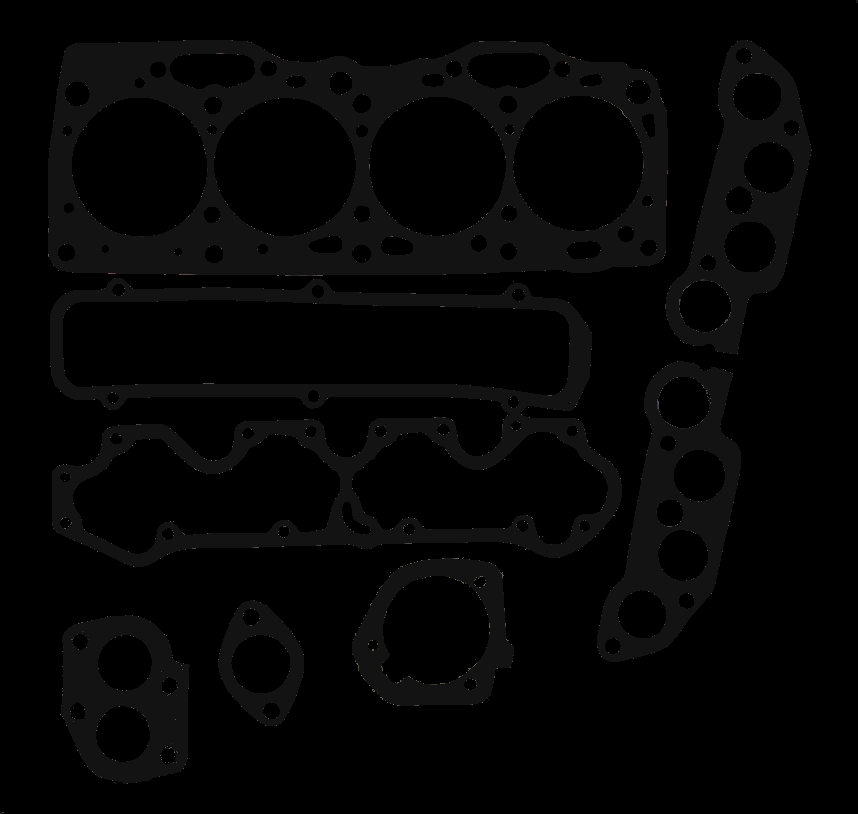
#> input picture .agents/skills/sevel-freecad-vision/assets/source_head_gasket.png, 858 x 814 px
$ python gasket_extract.py ../assets/source_head_gasket.png
#> lines starting #> are read from the running program, lines starting #| are printed output that depends on the picture; after the words box and inside, x2 and y2 are one past the last pixel; in counts of white or black regions, pixels touching at a corner belong together
#!/usr/bin/env python3
"""Convert a transparent gasket collage PNG into a cautiously calibrated 2D CAD reference.

Dependencies: numpy, opencv-python[-headless], Pillow.
Assumptions: 4 recognizable large circular holes in the largest connected component.
The source raster is a photograph/product image, NOT a dimensioned manufacturing drawing.
This tool does NOT undo a possible projective distortion nor know actual gasket clearance.

Creates:
  head_gasket_analytic.svg -- independent outer contour, 4 analytic bore circles,
                              and individual hole paths (for editing in Inkscape/FreeCAD)
  head_gasket_geometry.json -- OpenCV-derived, millimeter-valued geometric inputs
  head_gasket_overlay.png -- raster reference + detected ellipse / output circle comparison
  head_gasket_report.json -- diagnostics, assumptions and provenance

Example:
  python gasket_extract.py source.png --output build/gasket --nominal-bore-mm 86.4
  python gasket_extract.py source.png --output build/gasket --actual-opening-mm 87.0
"""
from __future__ import annotations

import argparse
import json
from pathlib import Path
from typing import Any

import cv2
import numpy as np
from PIL import Image, ImageDraw


def foreground_mask(image_path: Path, alpha_threshold: int = 128) -> np.ndarray:
#> called with alpha_threshold = 128
    image = cv2.imread(str(image_path), cv2.IMREAD_UNCHANGED)
#> image is the input picture: shape (814, 858, 4); mean B, G, R, A 4.9, 4.6, 4.6, 60
    if image is None:
        raise FileNotFoundError(f"Could not read: {image_path}")
    if image.ndim == 3 and image.shape[2] == 4:
        # The supplied PNG is RGBA with transparent background; RGB is nearly black.
        return np.uint8(image[:, :, 3] >= alpha_threshold) * 255
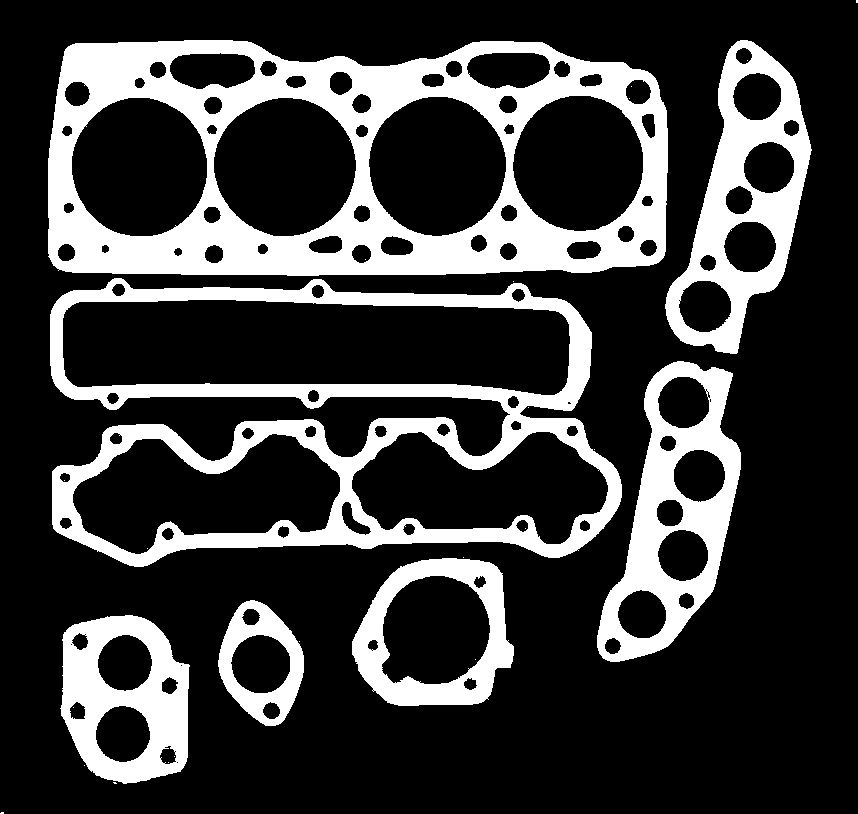
#> returned value: shape (814, 858); 23.5% white; 27 white regions (20 under 20 px), largest, box (x1, y1, x2, y2) and area: (48, 40, 668, 276) 63997, (50, 278, 622, 567) 40396, (597, 361, 741, 662) 16761
    if image.ndim == 3:
        gray = cv2.cvtColor(image, cv2.COLOR_BGR2GRAY)
    else:
        gray = image
    _, thresholded = cv2.threshold(gray, 0, 255, cv2.THRESH_BINARY + cv2.THRESH_OTSU)
    # Assume the largest region of the border is background, not gasket material.
    borders = np.concatenate([thresholded[0, :], thresholded[-1, :],
                              thresholded[:, 0], thresholded[:, -1]])
    background_is_white = float(np.mean(borders >= 128)) >= 0.5
    return cv2.bitwise_not(thresholded) if background_is_white else thresholded


def segment_components(mask: np.ndarray, min_area: int = 1000) -> tuple[np.ndarray, list[dict[str, Any]]]:
#> called with min_area = 1000
    count, labels, stats, centers = cv2.connectedComponentsWithStats(mask, 8)
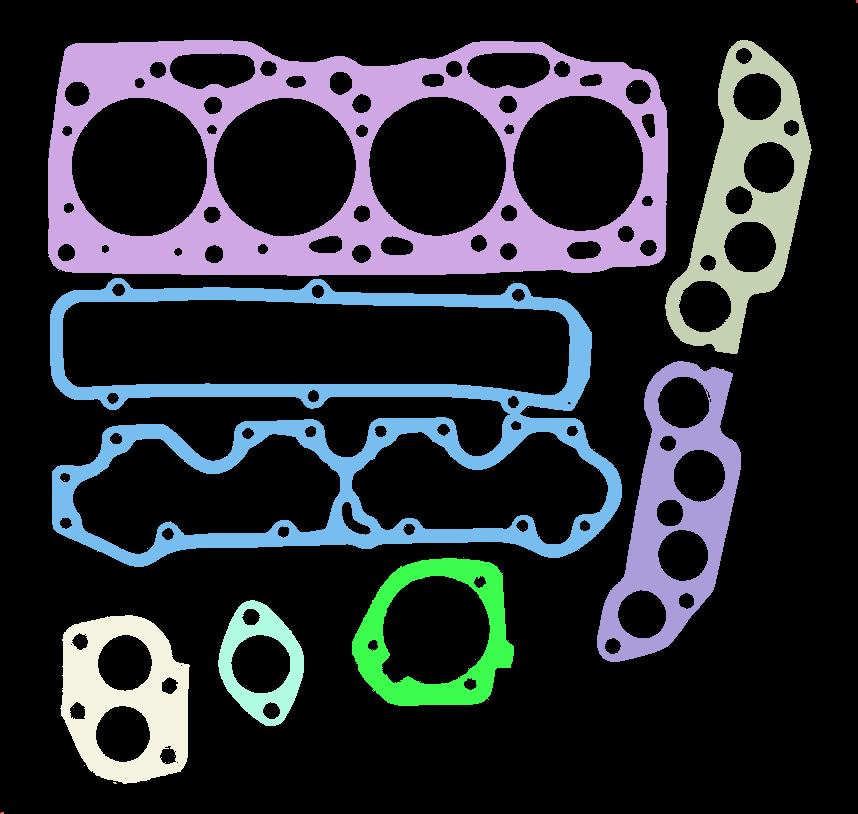
#> labels: shape (814, 858) int32; 28 distinct labels, from 0 to 27; one colour per label, 0 black
#> count = 28; stats = 28 rows, first 6: [0, 0, 858, 814, 533946], [856, 0, 2, 3, 6], [48, 40, 620, 236, 63997], [665, 40, 147, 314, 16750], [747, 60, 1, 1, 1], [631, 86, 1, 1, 1]; centers = 28 pairs, first value 1.71 to 856.5, second value 1 to 812.6
    comps = []
    for label in range(1, count):
        area = int(stats[label, cv2.CC_STAT_AREA])
        if area < min_area:
            continue
        x, y, w, h = [int(v) for v in stats[label, :4]]
        comps.append({"label": label, "area_px": area, "bbox_px": [x, y, w, h],
                      "centroid_px": [float(v) for v in centers[label]]})
#> this loop made 27 passes
#> (area, x, y, w, h) on passes 2, 3, 8, 10, 17, 18, 19: (63997, 48, 40, 620, 236), (16750, 665, 40, 147, 314), (40396, 50, 278, 572, 289), (16761, 597, 361, 144, 301), (9434, 352, 558, 162, 148), (4540, 218, 600, 86, 126), (12552, 60, 615, 130, 169)
#> after the loop, comps = 7 items
    comps.sort(key=lambda x: x["area_px"], reverse=True)
    return labels, comps


def contour_metrics(contour: np.ndarray) -> dict[str, float | list[float]]:
    if len(contour) < 5:
        raise ValueError("Contour too short to fit an ellipse")
    (x, y), (a, b), angle = cv2.fitEllipse(contour)
    return {"center_px": [float(x), float(y)],
            "diameters_px": [float(min(a, b)), float(max(a, b))],
            "angle_deg": float(angle),
            "ovalization_fraction": float(max(a, b)/min(a, b) - 1.0),
            "contour_area_px2": float(cv2.contourArea(contour))}


def _polygon_valid(points: list[list[float]]) -> bool:
    # Optional Shapely diagnostic if present; otherwise deterministic segment intersection test.
    if len(points) < 3:
        return False
    try:
        from shapely.geometry import Polygon  # optional, not required
        p = Polygon(points)
        return bool(p.is_valid and p.area > 0)
    except ImportError:
        pass

    def orient(a, b, c):
        return (b[0]-a[0])*(c[1]-a[1]) - (b[1]-a[1])*(c[0]-a[0])

    # [10 lines left out: functions on_segment, crosses, not called in this run]

    n = len(points)
    for i in range(n):
        a, b = points[i], points[(i+1)%n]
        if a == b:
            return False
        for j in range(i+1,n):
            if abs(j-i) <= 1 or (i == 0 and j == n-1):
                continue
            c, d = points[j], points[(j+1)%n]
            if crosses(a,b,c,d):
                return False
    return True


def approx_points(contour: np.ndarray, epsilon_px: float) -> list[list[float]]:
    """Simplify while rejecting self-intersections; may increase epsilon to remove pixel spikes."""
    last = None
    for eps in [epsilon_px, epsilon_px*1.2, epsilon_px*1.5, epsilon_px*2, epsilon_px*3]:
        poly = cv2.approxPolyDP(contour, eps, True)
        result = [[float(x), float(y)] for x, y in poly[:, 0]]
        last = result
        if _polygon_valid(result):
            return result
    raise ValueError(f"Contour could not become a simple polygon ({len(last or [])} points). Review raster cleanup")


def svg_path(points_mm: list[list[float]]) -> str:
    return "M " + " L ".join(f"{x:.5f},{y:.5f}" for x, y in points_mm) + " Z"


def parse_args() -> argparse.Namespace:
    parser = argparse.ArgumentParser(description=__doc__, formatter_class=argparse.RawDescriptionHelpFormatter)
    parser.add_argument("source", type=Path, help="RGBA or high-contrast gasket image")
    parser.add_argument("--output", type=Path, default=Path("build/gasket"), help="Output directory")
    parser.add_argument("--nominal-bore-mm", type=float, default=86.4,
                        help="Known cylinder bore (manual); used as approximate image scale when gasket opening is unknown")
    parser.add_argument("--actual-opening-mm", type=float, default=None,
                        help="Measured diameter of the GASKET opening; overrides the nominal bore as calibration reference")
    parser.add_argument("--alpha-threshold", type=int, default=128)
    parser.add_argument("--epsilon-px", type=float, default=1.0,
                        help="Max distance for Douglas-Peucker simplification of non-circular contours")
    parser.add_argument("--component-index", type=int, default=0,
                        help="Component by decreasing filled area: 0 is the largest")
    parser.add_argument("--bore-count", type=int, default=4)
    parser.add_argument("--keep-image-skew", action="store_true", help="Keep bore centers at their raw image Y coordinates instead of aligning their model centers")
    return parser.parse_args()


def convert(args: argparse.Namespace) -> dict[str, Any]:
    if args.nominal_bore_mm <= 0 or (args.actual_opening_mm is not None and args.actual_opening_mm <= 0):
        raise ValueError("Bore/opening diameters must be positive")
    if args.epsilon_px <= 0:
        raise ValueError("epsilon-px must be positive")
    args.output.mkdir(parents=True, exist_ok=True)
    mask = foreground_mask(args.source, args.alpha_threshold)
    labels, components = segment_components(mask)
#> components = 7 items
    if not components or args.component_index >= len(components) or args.component_index < 0:
        raise ValueError("No matching connected component; inspect source and thresholds")
    chosen = components[args.component_index]
#> chosen = {'label': 2, 'area_px': 63997, 'bbox_px': [48, 40, 620, 236], 'centroid_px': [344.6, 166.1]}
    component_mask = np.uint8(labels == chosen["label"]) * 255
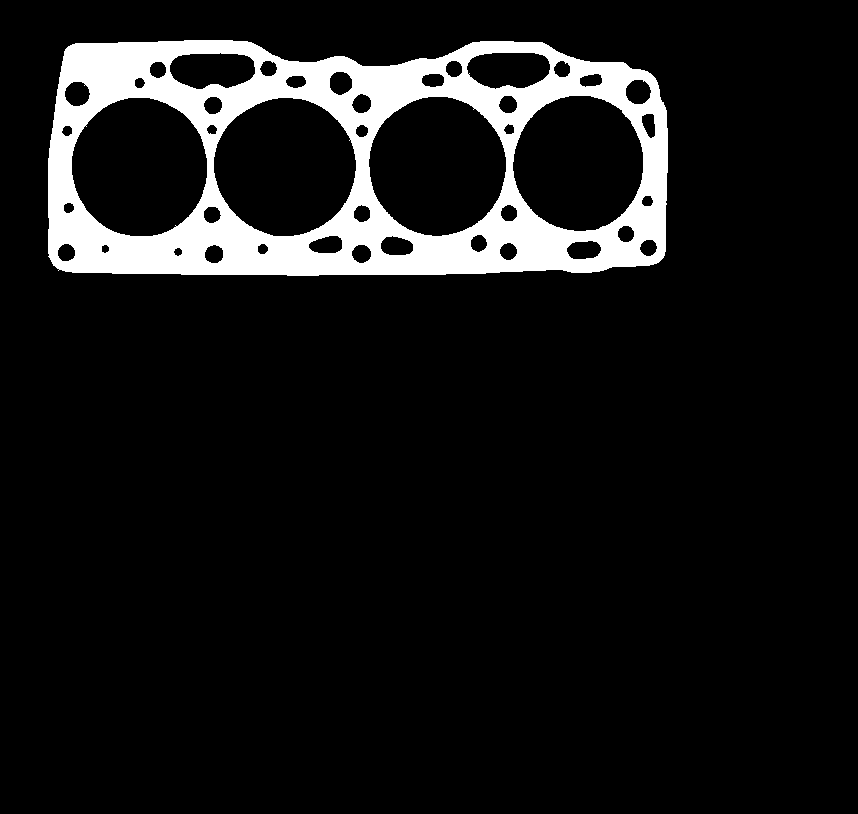
#> component_mask: shape (814, 858); 9.2% white; 1 white region
    contours, hierarchy = cv2.findContours(component_mask, cv2.RETR_CCOMP, cv2.CHAIN_APPROX_SIMPLE)
#> contours = 44 contours; largest, box (x1, y1, x2, y2) and area: (48, 40, 668, 276) 134907, (213, 97, 357, 237) 15438, (368, 96, 507, 237) 15046, (71, 97, 208, 237) 14945, (512, 95, 644, 232) 14006
    if hierarchy is None:
        raise ValueError("No contours")
    h = hierarchy[0]
#> h = 44 rows, first 6: [-1, -1, 1, -1], [2, -1, -1, 0], [3, 1, -1, 0], [4, 2, -1, 0], [5, 3, -1, 0], [6, 4, -1, 0]
#> (the rest of the program and of its run is left out)
